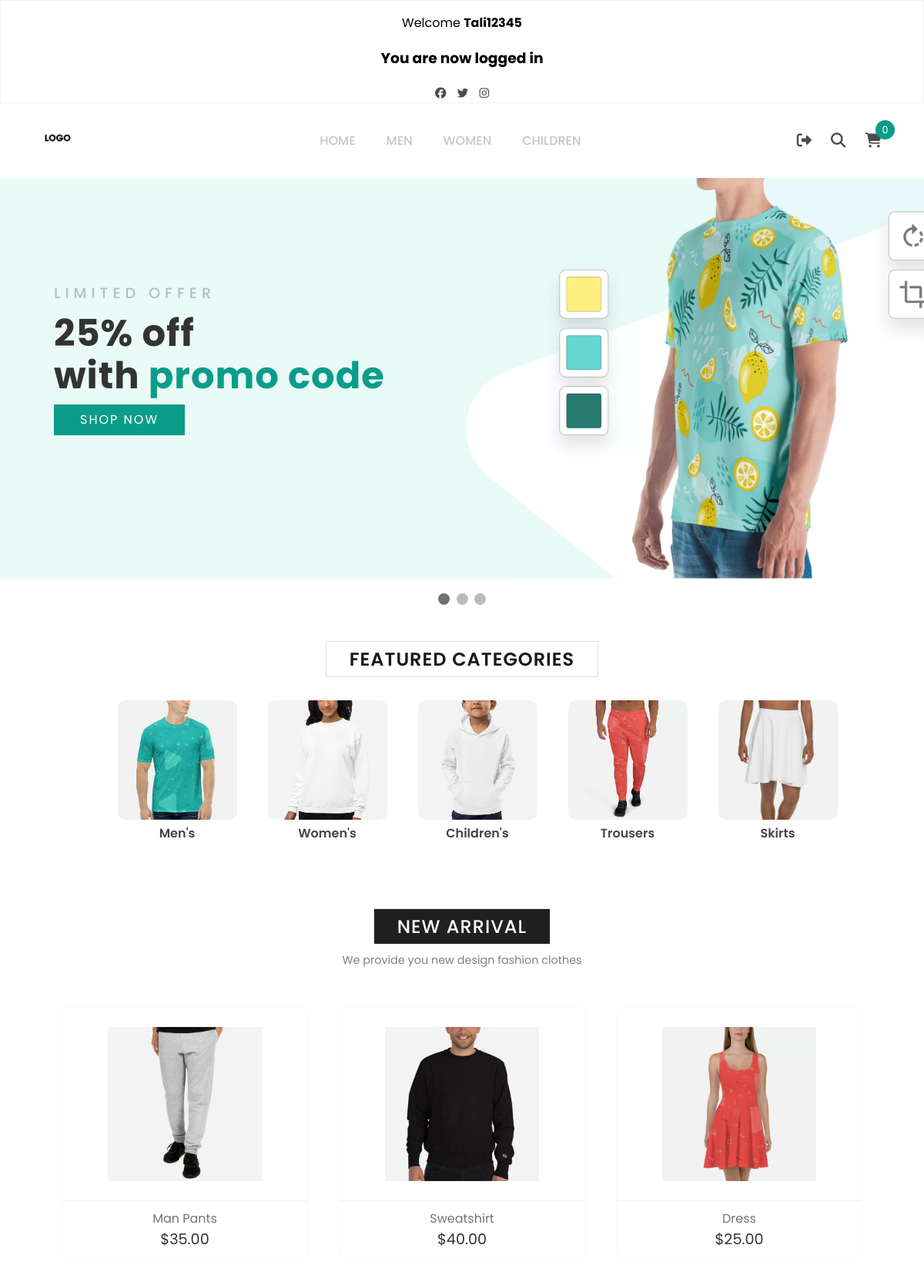
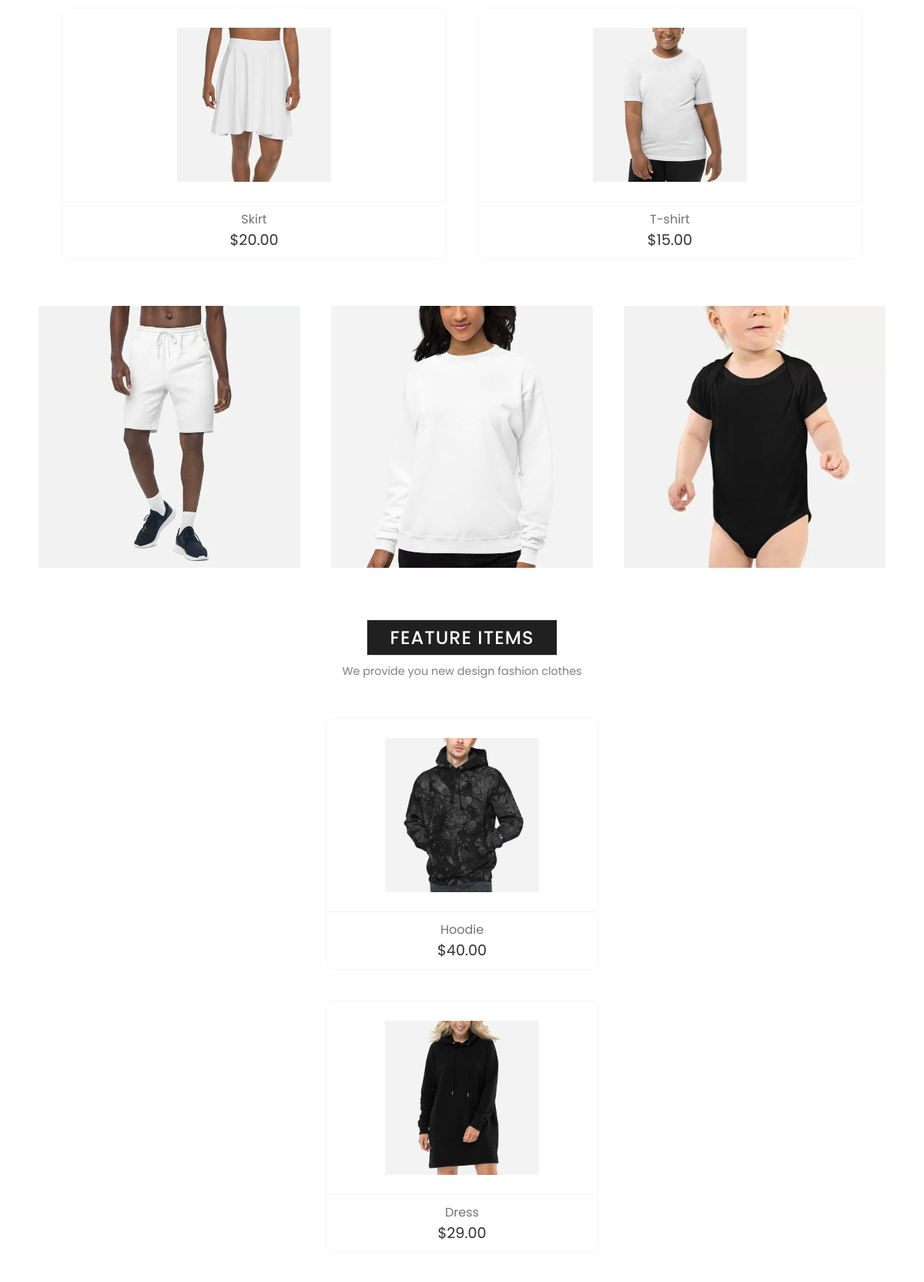
Screenshot of /index.php (signed in, upper part) with the database file from the repository (2 pictures, top to bottom).
### tables this page shows
CREATE TABLE `indexnewarriwal` (
  `id` int(11) NOT NULL,
  `table` varchar(255) NOT NULL DEFAULT 'indexnewarriwal',
  `img` varchar(255) NOT NULL,
  `name` varchar(255) NOT NULL,
  `price` decimal(10,2) NOT NULL
);

CREATE TABLE `indexfeatureitems` (
  `id` int(11) NOT NULL,
  `table` varchar(255) NOT NULL DEFAULT 'indexfeatureitems',
  `img` varchar(255) NOT NULL,
  `name` varchar(255) NOT NULL,
  `price` decimal(10,2) NOT NULL
);

### includeParts/products.php (the view, shortened to what this page needs)
<?php if (mysqli_num_rows($select_product) > 0) {
    while ($fetch_product = mysqli_fetch_assoc($select_product)) { ?>
        <form class="product-box" method="post" action="">
            <div class="product-img">
                <img src="img/<?php echo $fetch_product['img']; ?>" />
            </div>
            <div class="product-details">
                <a href="#" class="p-name"><?php echo $fetch_product['name']; ?></a>
                <span class="p-price">$<?php echo $fetch_product['price']; ?></span>
            </div>
        </form>
<?php };
}; ?>

### css/style.css (style rules this page uses)
body { margin: 0; padding: 0; font-family: poppins; background-color: #ffff; }
* { box-sizing: border-box; }
a { text-decoration: none; }
.product-box { display: flex; flex-grow: 0.5; flex-direction: column; align-items: center; border: 1px solid #f7f7f7; border-radius: 10px; margin: 20px; }
.product-img { width: 200px; height: 210px; margin: 20px; cursor: pointer; position: relative; }
.product-img img { width: 100%; height: 100%; object-fit: contain; object-position: center; }
.product-details { display: flex; flex-direction: column; align-items: center; width: 100%; padding: 10px 20px; border-top: 1px solid #f3f3f3; }
.p-name { color: #727272; }
.p-price { color: #333333; font-size: 1.2rem; font-weight: 400; }

### rows the page displays
indexnewarriwal: img (picture), name "Man Pants", price "35.00"
indexnewarriwal: img (picture), name "Sweatshirt", price "40.00"
indexnewarriwal: img (picture), name "Dress", price "25.00"
indexnewarriwal: img (picture), name "Skirt", price "20.00"
indexnewarriwal: img (picture), name "T-shirt", price "15.00"
indexfeatureitems: img (picture), name "Hoodie", price "40.00"
indexfeatureitems: img (picture), name "Dress", price "29.00"

### other values shown
$_SESSION['username'] "Tali12345"
$_SESSION['success'] "You are now logged in"
$rowcount "0"
